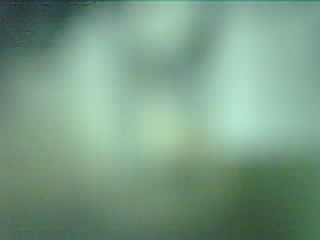
#> input picture desktop/temp_image.jpg, 320 x 240 px, given in place of s (1).jpg, which was not available
$ python ms.py
#> lines starting #> are read from the running program, lines starting #| are printed output that depends on the picture; pictures that were not available may be replaced by others from this repository, and a replacement may not be noted
import cv2
import numpy as np
import matplotlib.pyplot as plt

# Transformation matrix
WM = np.array([
    [0.0511018776280859,	0.121913014224580,	0.00381789269893684],
    [0.0330796467798949,	0.0726480154705813,	0.0192383898521178],
    [0.0274401161931692,	0.0753009475440036,	0.0606647914351527],
    [0.0303816608044601, 0.111699489095222, 0.132781004747960],
    [0.0373910954529801,	0.155856741695505,	0.249672590007287],
    [0.0519181111982816,	0.199582059783363,	0.319638232721702],
    [0.0503179475996278,	0.191822928915983,	0.315414751285518],
    [0.0450945858036761,	0.183133367863638,	0.291951943420610],
    [0.0404969133621304,	0.192979200677526,	0.279272181164968],
    [0.0271209791016850,	0.196435747801436,	0.240671245295555],
    [-0.00152921331154664,	0.275295882053527,	0.196231854218493],
    [-0.0292786808444440,	0.420016296913875,	0.112978872158334],
    [-0.0387398585183248,	0.462125036694536,	0.0193976531475318],
    [-0.0397886176316223,	0.411344548229085,	-0.0156346798809241],
    [-0.0303621897024141,	0.327316873204226,	-0.0239130525884565],
    [-0.0170890486049735,	0.269360684119264,	-0.0255515333260028],
    [-0.00907261964601315,	0.249147701096224,	-0.0262411922799872],
    [0.00696118454471982,	0.195338655696655,	-0.0157473307180473],
    [0.0375915570493416,	0.147792978610750,	-0.0125562019961060],
    [0.0968311977538705,	0.143380973095655,	-0.0135932013153839],
    [0.190713030985450,	0.144874388861524,	-0.0118307359045622],
    [0.255095204445855,	0.129894596927978,	-0.00715847954245218],
    [0.240656674887936,	0.105758082124347,	-0.00436698167614128],
    [0.193896959810246,	0.0871169244046745,	-0.00246315897502304],
    [0.155329933158897,	0.0733667446559594,	-0.00105722927103152],
    [0.119715617327801,	0.0563609120011723,	-0.000959901827252788],
    [0.0957800434526012,	0.0461592234652808,	-0.000734845840842284],
    [0.0784396444257696,	0.0404226024987563,	-0.000587691434601744],
    [0.0558148635522882,	0.0324280248829314,	0.000723862860880863],
    [0.0368832241177084,	0.0269308504930881,	0.000888929808738496],
    [0.0271072492931279,	0.0239108670867227,	0.000446074471807744]
])

# Image read
Sample_read = cv2.imread('s (1).jpg')
#> Sample_read is the input picture: shape (240, 320, 3); mean B, G, R 133.8, 155.8, 121.4
Sample_read = cv2.cvtColor(Sample_read, cv2.COLOR_BGR2RGB)
Sample_read_gray = cv2.cvtColor(Sample_read, cv2.COLOR_RGB2GRAY)
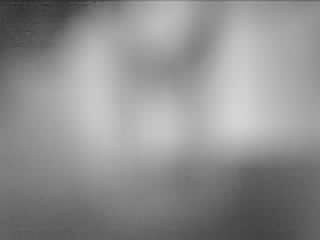
#> Sample_read_gray: shape (240, 320); min 41, max 212, mean 143

# Displaying RGB image
plt.figure(figsize=(5, 5))  # Set appropriate figure size
plt.imshow(Sample_read_gray, cmap='gray', vmin=0, vmax=100)
plt.colorbar()
plt.axis('off')
plt.tight_layout()
plt.show()

al, aw, ch = Sample_read.shape
#> al = 240; aw = 320; ch = 3
lrgb = Sample_read.reshape((al*aw, ch)).T
recoimage = WM.dot(lrgb)
recvol = recoimage.reshape((31, al, aw))
reco = np.transpose(recvol, (1, 2, 0))

# Displaying multispectral image
for j in range(31):
    plt.figure()
    plt.imshow(reco[:, :, j], cmap='gray', vmin=0, vmax=100)
    plt.colorbar()
    plt.axis('off')
    plt.tight_layout()
    picname = f'msi/s (1)_({400+10*(j)} nm).jpg'
    plt.savefig(picname, bbox_inches='tight')

# Porphyrins map calculation
por = reco[:, :, 21] * (51.8 / 30.5) - reco[:, :, 12]
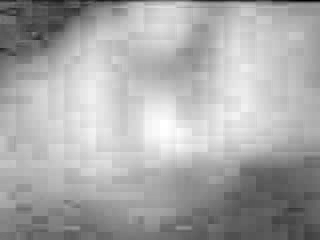
#> por: shape (240, 320) float64; min -6.22, max 26.49, mean 15.5; drawn with min black and max white

# Displaying porphyrins map
plt.figure()
plt.imshow(por, cmap='gray', vmin=0, vmax=100)
plt.colorbar()
plt.axis('off')
plt.tight_layout()
picname = 'porp/porphyrin.jpg'
plt.savefig(picname, bbox_inches='tight')
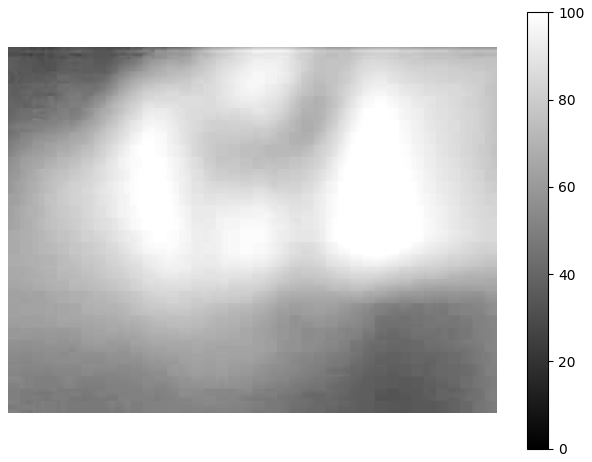
#> figure drawn by matplotlib, 2 panels
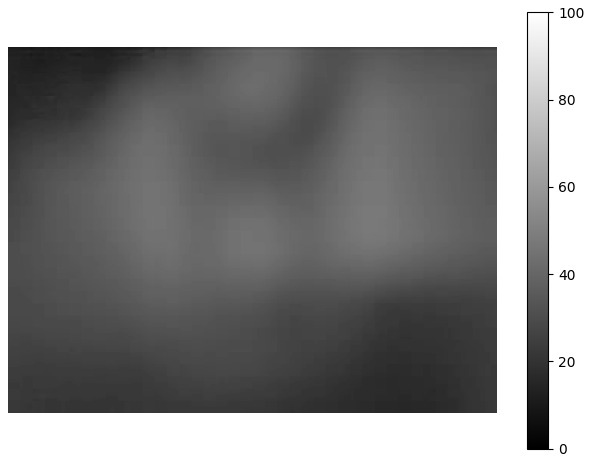
#> figure drawn by matplotlib, 2 panels
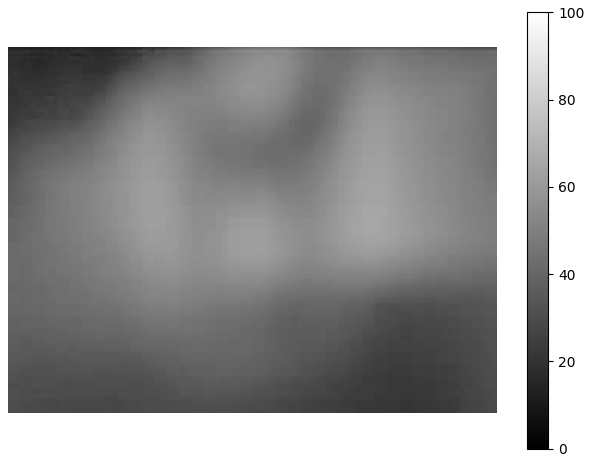
#> figure drawn by matplotlib, 2 panels
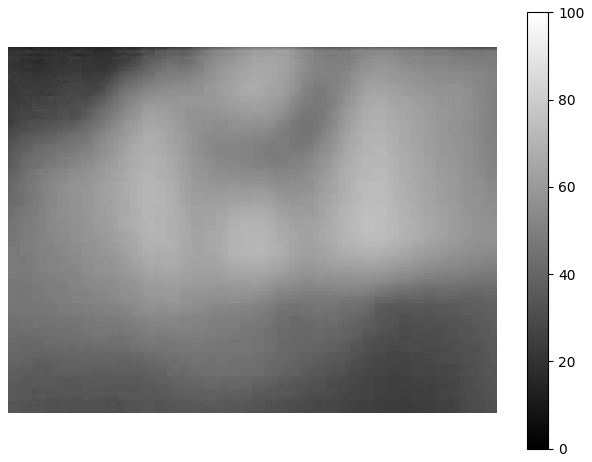
#> figure drawn by matplotlib, 2 panels
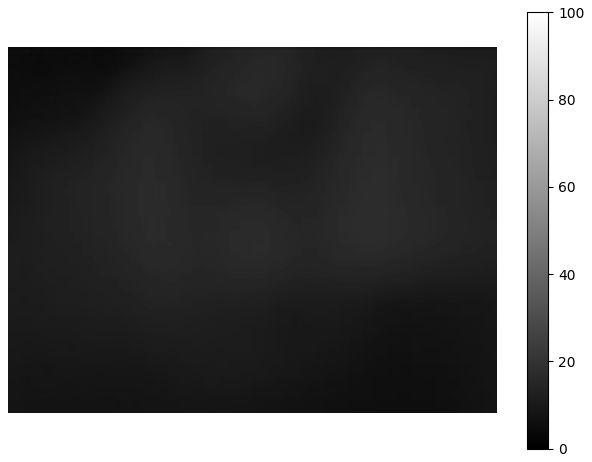
#> figure drawn by matplotlib, 2 panels

$ run again, on desktop/uploads/temp_image.jpg
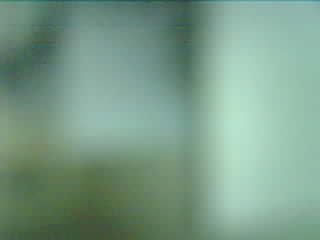
#> input picture desktop/uploads/temp_image.jpg, 320 x 240 px, given in place of s (1).jpg, which was not available
#> Sample_read is the input picture: shape (240, 320, 3); mean B, G, R 136.6, 155.6, 122.6
#> `por = reco[:, :, 21] * (51.8 / 30.5) - reco[:, :, 12]`:
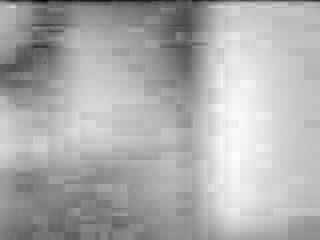
#> por: shape (240, 320) float64; min -6.21, max 26.41, mean 16; drawn with min black and max white
#> `plt.savefig(picname, bbox_inches='tight')`:
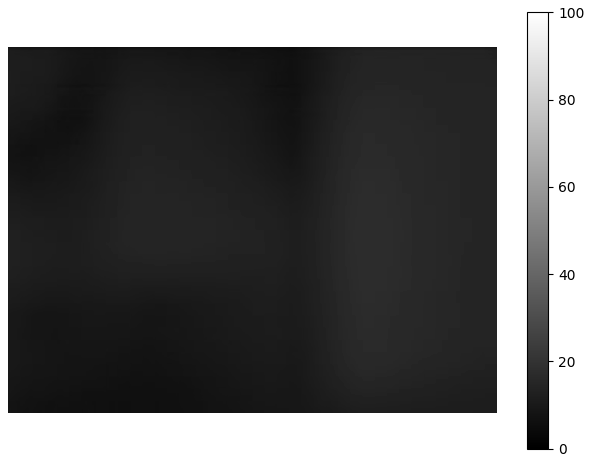
#> figure drawn by matplotlib, 2 panels
